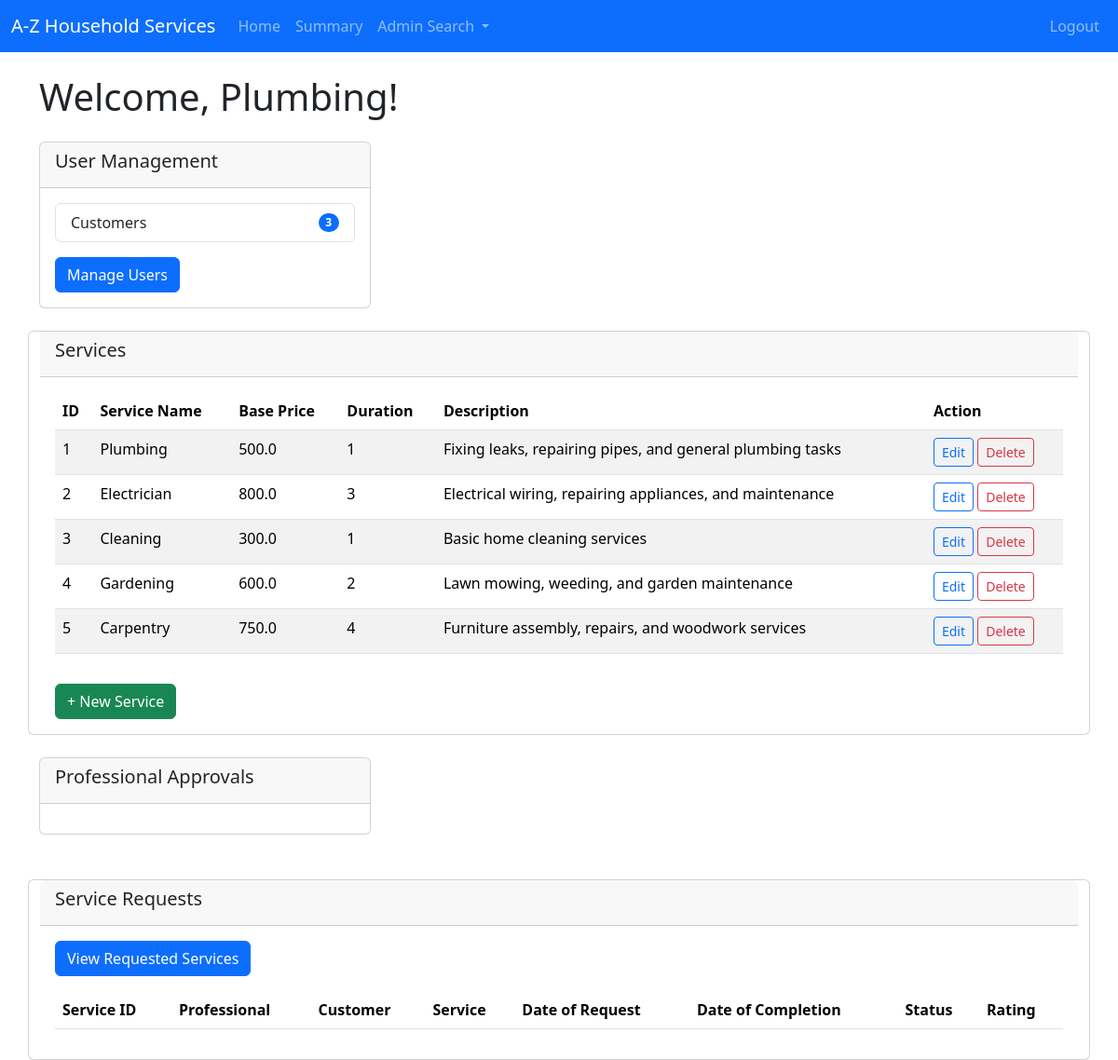
The page /admindashboard/Plumbing on the database its author committed.
### backend/models.py (models this page shows)
class Service(db.Model):
    __tablename__ = 'service'
    id = db.Column(db.Integer, primary_key=True)
    name = db.Column(db.String(100), nullable=False)
    price = db.Column(db.Float, nullable=False)
    duration = db.Column(db.Integer, nullable=False)  # in minutes
    description = db.Column(db.Text, nullable=False)
    service_requests = db.relationship('ServiceRequest', cascade="all,delete", backref='service', lazy='dynamic')

### backend/controllers.py (the view)
@app.route('/admindashboard/<name>')
def admin_dashboard(name):
    services=get_services()  # for rendering for-loops of jinja templating
    user_count = User.query.filter_by(role=1).count()  # for calculating user count
    pending_prof = Professional.query.filter_by(status='pending').all()  #for seeing all pending professionals
    return render_template("admin_dashboard.html", user=User.query.filter_by(role=0).first(), name=name, services=services, user_count=user_count, pending_prof=pending_prof)

### backend/controllers.py (called while the page is built)
def get_services():
    services=Service.query.all()
    return services

### templates/admin_dashboard.html (shortened to what this page needs)
{% extends "base_dashboard.html" %}
{% block dashboard_content %}
<h1 class="mb-4">Welcome, {{name}}!</h1>
<div class="row">
    <div class="col-md-4">
        <div class="card mb-4">
            <div class="card-header">
                <h5 class="card-title">User Management</h5>
            </div>
            <div class="card-body">
                <ul class="list-group">
                    <li class="list-group-item d-flex justify-content-between align-items-center">
                        Customers
                        <span class="badge bg-primary rounded-pill">{{ user_count }}</span>
                    </li>
                </ul>
                <a href="{{ url_for('admin_manage_users') }}" class="btn btn-primary mt-3">Manage Users</a>
            </div>
        </div>
    </div>
<div class="card mb-4">
    <div class="card-header">
        <h5 class="card-title">Services</h5>
    </div>
    <div class="card-body">
        {% if services %}
        <table class="table table-striped">
            <thead>
                <tr>
                    <th>ID</th>
                    <th>Service Name</th>
                    <th>Base Price</th>
                    <th>Duration</th>
                    <th>Description</th>
                    <th>Action</th>
                </tr>
            </thead>
            <tbody>
                {% for service in services %}
                <tr>
                    <td>{{ service.id }}</td>
                    <td>{{ service.name }}</td>
                    <td>{{ service.price }}</td>
                    <td>{{ service.duration }}</td>
                    <td>{{ service.description }}</td>
                    <td>
                        <a href="{{ url_for('edit_service', name=name, service_id=service.id) }}"
                           class="btn btn-sm btn-outline-primary">Edit</a>
                        <a href="{{ url_for('delete_service', name=name, service_id=service.id) }}"
                           class="btn btn-sm btn-outline-danger">Delete</a>
                    </td>
                </tr>
                {% endfor %}
            </tbody>
        </table>
        {% else %}
        <h3 class="text-center">Sorry, there are no services available.</h3>
        {% endif %}
        <a href="{{ url_for('create_service', name=name) }}" class="btn btn-success mt-3">+ New Service</a>
    </div>
</div>
<div class="col-md-4">
    <div class="card mb-4">
        <div class="card-header">
            <h5 class="card-title">Professional Approvals</h5>
        </div>
        <div class="card-body">
        </div>
    </div>
</div>
<div class="card mt-4">
    <div class="card-header">
        <h5 class="card-title">Service Requests</h5>
    </div>
    <div class="card-body">
        <a href="{{ url_for('admin_servicerequests', name=name) }}" class="btn btn-primary mb-3">View Requested Services</a>
        <table class="table table-striped">
            <thead>
                <tr>
                    <th>Service ID</th>
                    <th>Professional</th>
                    <th>Customer</th>
                    <th>Service</th>
                    <th>Date of Request</th>
                    <th>Date of Completion</th>
                    <th>Status</th>
                    <th>Rating</th>
                </tr>
            </thead>
        </table>
    </div>
</div>
{% endblock %}

### templates/base_dashboard.html (shortened to what this page needs)
<!DOCTYPE html>
<html lang="en">
<head>
    <link href="https://cdn.jsdelivr.net/npm/bootstrap@5.3.2/dist/css/bootstrap.min.css" rel="stylesheet">
</head>
<body>
    {% block content %}
    <nav class="navbar navbar-expand-lg navbar-dark bg-primary mb-4">
        <div class="container-fluid">
            <a class="navbar-brand" href="{{ url_for('home') }}">A-Z Household Services</a>
            <div class="collapse navbar-collapse" id="navbarNav">
                <ul class="navbar-nav me-auto mb-2 mb-lg-0">
                    <li class="nav-item">
                    {% if user %}
                        {% if user.role == 0 %}
                        <a class="nav-link" href="{{ url_for('admin_dashboard', name=name) }}">Home</a>
                        {% elif user.role == 2 %}
                        <a class="nav-link" href="{{ url_for('professional_dashboard', name=name) }}">Home</a>
                        {% else %}
                        <a class="nav-link" href="{{ url_for('user_dashboard', name=name) }}">Home</a>
                        {% endif %}
                    {% else %}
                        <a class="nav-link" href="{{ url_for('home') }}">Home</a>
                    {% endif %}
                    </li>
                    <li class="nav-item">
                    {% if user %}
                        {% if user.role == 0 %}
                        <a class="nav-link" href="{{ url_for('admin_summary') }}">Summary</a>
                        {% elif user.role == 2 %}
                        <a class="nav-link" href="{{ url_for('professional_summary') }}">Summary</a>
                        {% else %}
                        <a class="nav-link" href="{{ url_for('user_summary') }}">Summary</a>
                        {% endif %}
                    {% endif %}
                    </li>
                    {% if user %}
                    {% if user.role == 0 %}
                    <li class="nav-item dropdown">
                        <a class="nav-link dropdown-toggle" href="#" id="adminSearchDropdown" role="button"
                            data-bs-toggle="dropdown" aria-expanded="false">
                            Admin Search
                        </a>
                    </li>
                    {% endif %}
                    {% endif %}
                </ul>
                <ul class="navbar-nav">
                    <li class="nav-item">
                        <a class="nav-link" href="{{ url_for('logout') }}">Logout</a>
                    </li>
                </ul>
            </div>
        </div>
    </nav>
    <div class="container">
        {% block dashboard_content %}{% endblock %}
    </div>
    {% endblock %}
</body>
</html>

### rows shown on the page
Service: name "Plumbing", id "1", price "500.0", duration "1", description "Fixing leaks, repairing pipes, and general plumbing tasks"
Service: id "2", name "Electrician", price "800.0", duration "3", description "Electrical wiring, repairing appliances, and maintenance"
Service: id "3", name "Cleaning", price "300.0", duration "1", description "Basic home cleaning services"
Service: id "4", name "Gardening", price "600.0", duration "2", description "Lawn mowing, weeding, and garden maintenance"
Service: id "5", name "Carpentry", price "750.0", duration "4", description "Furniture assembly, repairs, and woodwork services"

### other values the page prints
{{ user_count }} "3"
